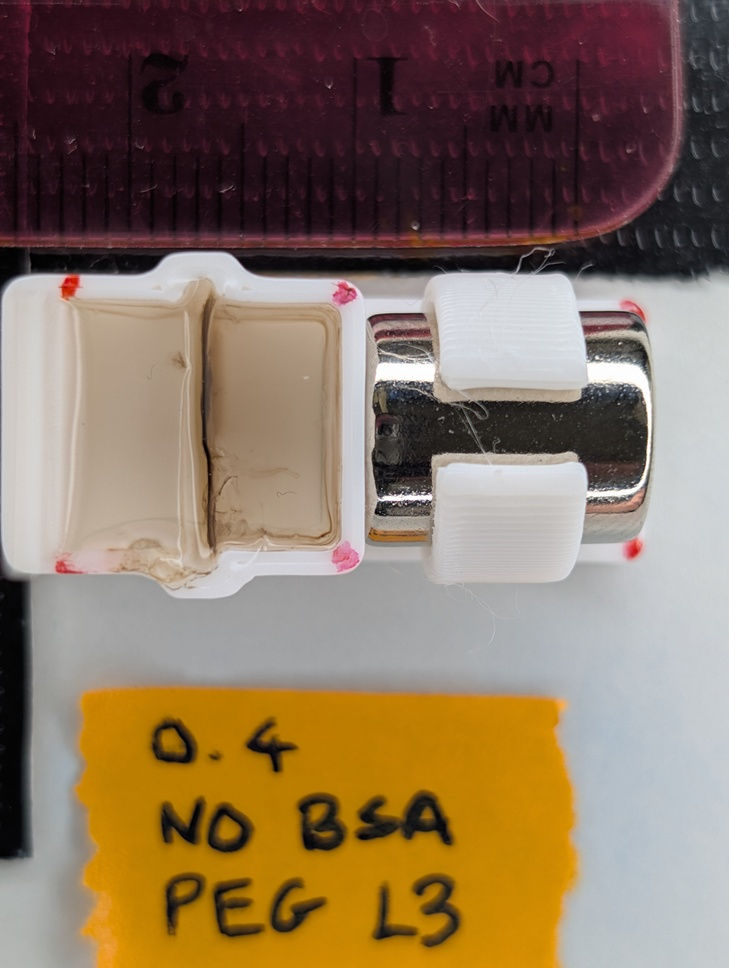
#> input picture 23rd August (6 Hours, Center 0.4, Non-BSA, PEG vs COOH, Large vs Small, N=2 Controls)/0.5 hrs/PXL_20260825_190300770.jpg, 729 x 968 px, shrunk from 6144 x 8160 before the run
$ python -i warp_all.py   (imports and definitions only)
#> lines starting #> are read from the running program, lines starting #| are printed output that depends on the picture; after the words box and inside, x2 and y2 are one past the last pixel; in counts of white or black regions, pixels touching at a corner belong together
#> further down, picture is the input picture: shape (968, 729, 3); mean B, G, R 95.8, 116.8, 137.6
"""Final rectification: two-pass warp of every frame to a canonical 480x480 well,
orientation-normalized so the magnet/tab side is on the RIGHT.

Inputs: prep/frames/NNNN.jpg + rects.json (validated well minAreaRects).
Outputs: prep/warped/NNNN.jpg + warp_report.csv (rotation applied, refine status).
"""

import json
import sys
from pathlib import Path

import cv2
import numpy as np
import pandas as pd

WARP = 480
MARGIN = 70  # px margin around the well in the intermediate canvas


# [7 lines left out: function order_corners, not called in this run]


def red_tab_boxes(img):
    """Red components with white surroundings (tally marks / C), as in preprocess."""
    hsv = cv2.cvtColor(img, cv2.COLOR_BGR2HSV)
#> hsv: shape (968, 729, 3); mean H, S, V 79.8, 96.4, 139.7
    h, s, v = hsv[..., 0], hsv[..., 1], hsv[..., 2]
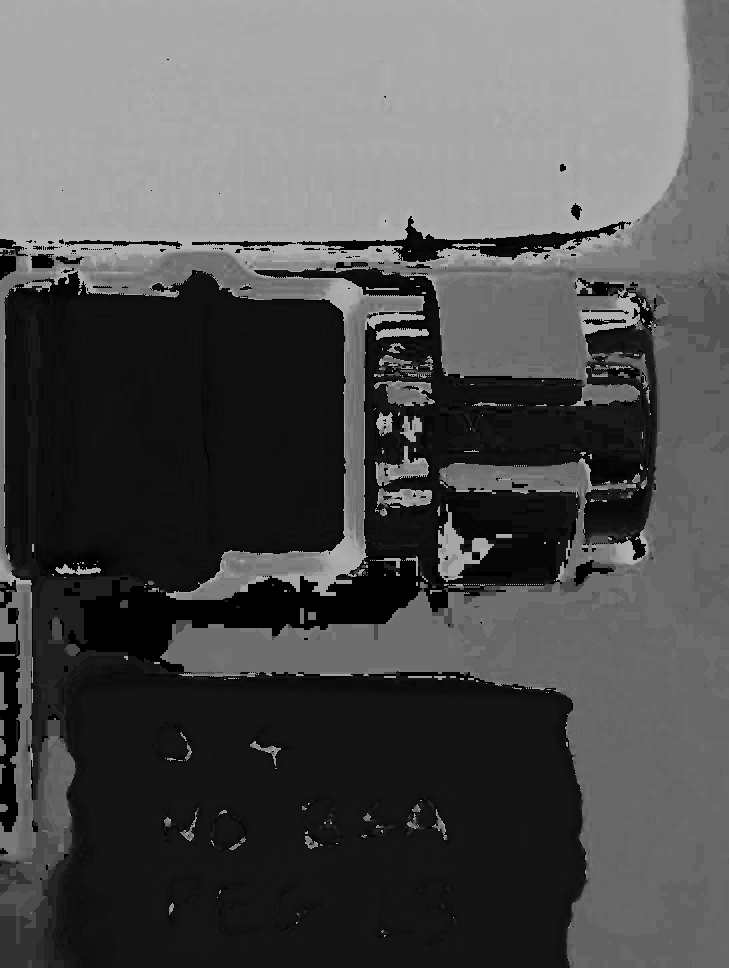
#> h: shape (968, 729); min 0, max 179, mean 79.8
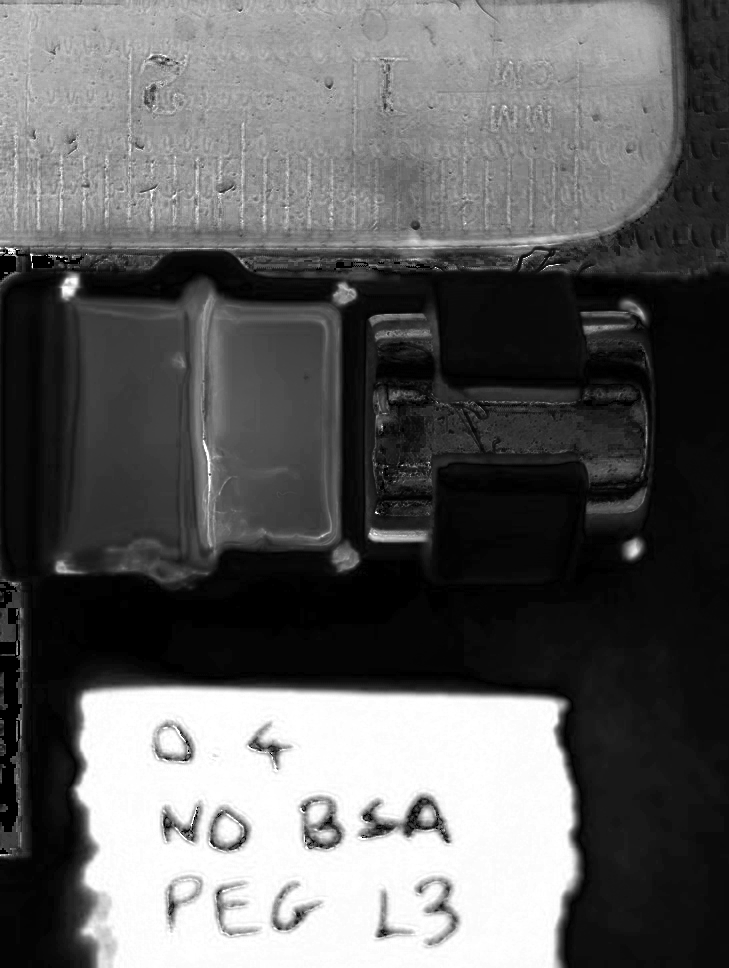
#> s: shape (968, 729); min 0, max 255, mean 96.4
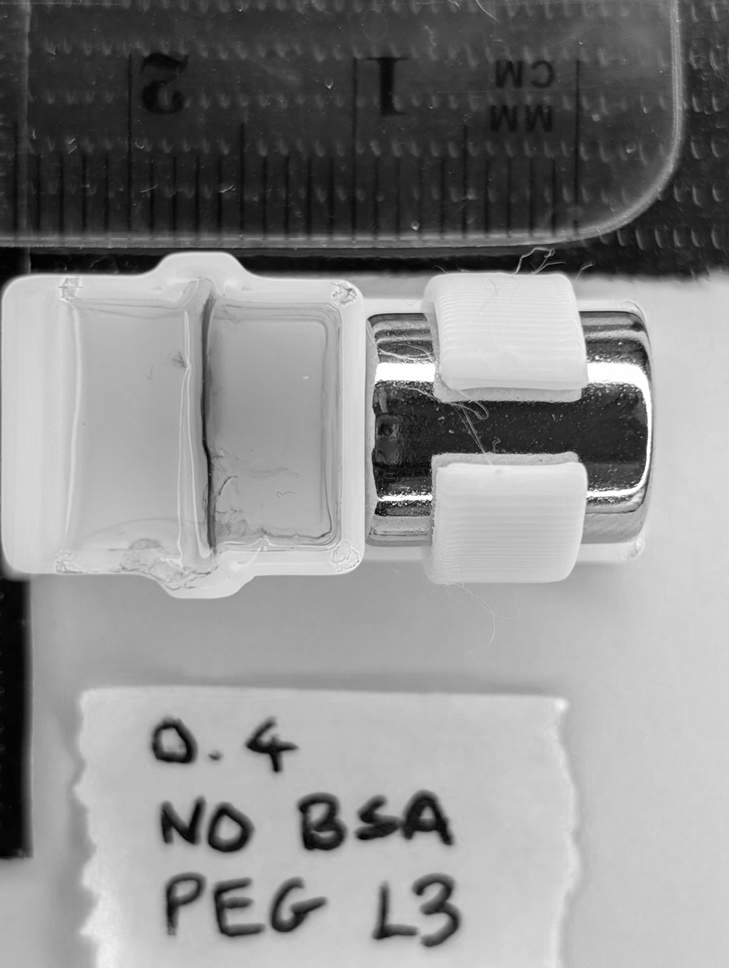
#> v: shape (968, 729); min 0, max 255, mean 139.7
    red = (((h < 10) | (h > 170)) & (s > 70) & (v > 60)).astype(np.uint8)
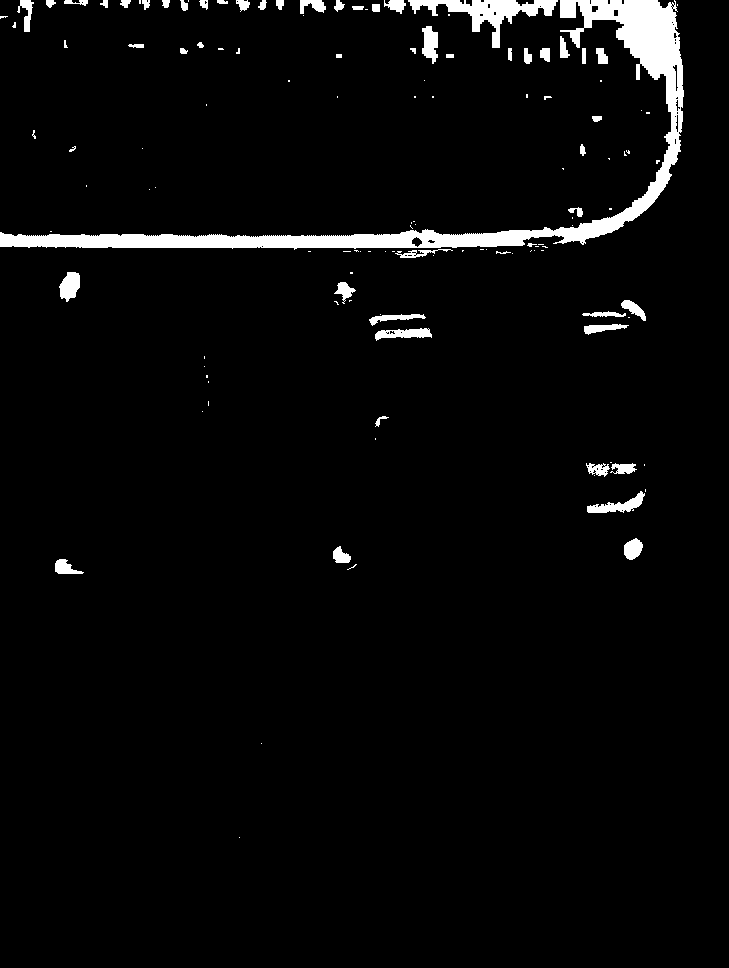
#> red: shape (968, 729); values 0 (black) and 1 (white), 3.5% white; 131 white regions (76 under 20 px), largest, box (x1, y1, x2, y2) and area: (0, 0, 684, 250) 15396, (408, 0, 558, 48) 2194, (587, 491, 645, 513) 516
    red = cv2.morphologyEx(red, cv2.MORPH_CLOSE, np.ones((9, 9), np.uint8))
#> red: shape (968, 729); values 0 (black) and 1 (white), 4.1% white; 65 white regions (29 under 20 px), largest, box (x1, y1, x2, y2) and area: (0, 0, 684, 258) 21519, (582, 300, 646, 335) 1049, (369, 314, 432, 341) 841
    n, labels, stats, _ = cv2.connectedComponentsWithStats(red, 8)
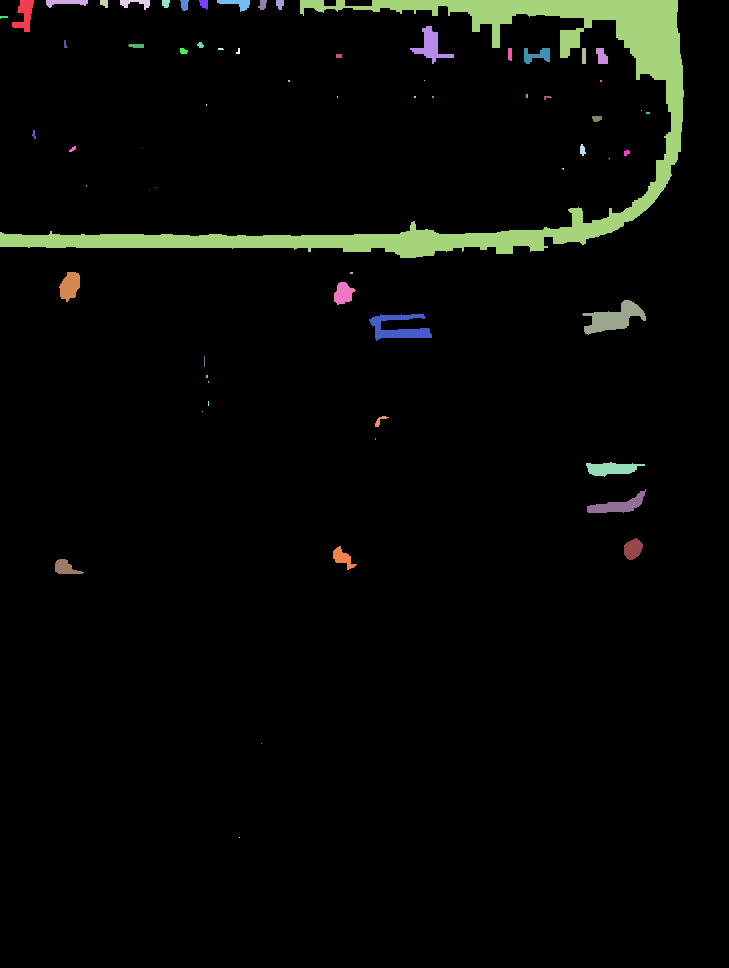
#> labels: shape (968, 729) int32; 66 distinct labels, from 0 to 65; one colour per label, 0 black
#> n = 66; stats = 66 rows, first 6: [0, 0, 729, 968, 676665], [12, 0, 22, 32, 376], [46, 0, 42, 8, 195], [100, 0, 8, 8, 51], [120, 0, 30, 10, 150], [162, 0, 8, 8, 54]
    boxes = []
    for i in range(1, n):
        x, y, w, hgt, area = stats[i]
        if area < 40 or area > 20000:
            continue
        comp = (labels == i).astype(np.uint8)
        ring = cv2.dilate(comp, np.ones((25, 25), np.uint8)) - cv2.dilate(
            comp, np.ones((7, 7), np.uint8)
        )
        ring_px = hsv[ring.astype(bool)]
        if len(ring_px) == 0:
            continue
        ring_h = np.median(ring_px[:, 0])
        ring_s = np.median(ring_px[:, 1])
        ring_v = np.median(ring_px[:, 2])
        # white plastic ring: low saturation, bright, and NOT the pale-green sticker
        if ring_s < 45 and ring_v > 140 and not (35 <= ring_h <= 95 and ring_s > 20):
            boxes.append((x + w / 2, y + hgt / 2, area))
#> this loop made 65 passes
#> (x, y, w, hgt, area, ring_h, ring_s, ring_v) on passes 1, 2, 3, 4, 5, 6, 7, 8, 9, 10, 13, 16: (12, 0, 22, 32, 376, 170, 178, 48), (46, 0, 42, 8, 195, 170, 177, 44), (100, 0, 8, 8, 51, 170, 174, 45), (120, 0, 30, 10, 150, 170, 174, 45), (162, 0, 8, 8, 54, 170, 174, 47), (180, 0, 9, 11, 74, 170, 170, 49), (199, 0, 9, 10, 65, 170, 174, 48), (217, 0, 33, 12, 190, 170, 170, 48), (258, 0, 9, 10, 64, 170, 170, 48), (276, 0, 8, 10, 63, 170, 166, 50), (410, 26, 44, 38, 569, 170, 163, 65), (128, 44, 16, 4, 57, 170, 170, 49)
#> (x, y, w, hgt, area) on passes 11, 14, 15, 17, 24, 37: (0, 0, 684, 258, 21519), (64, 40, 4, 8, 20), (197, 42, 7, 6, 29), (180, 48, 8, 6, 38), (336, 54, 6, 4, 24), (32, 130, 4, 9, 21)
#> pass 2, in red_tab_boxes, `ring = cv2.dilate(comp, np.ones((25, 25), np.uint8)) - cv2.dilate( com..`:
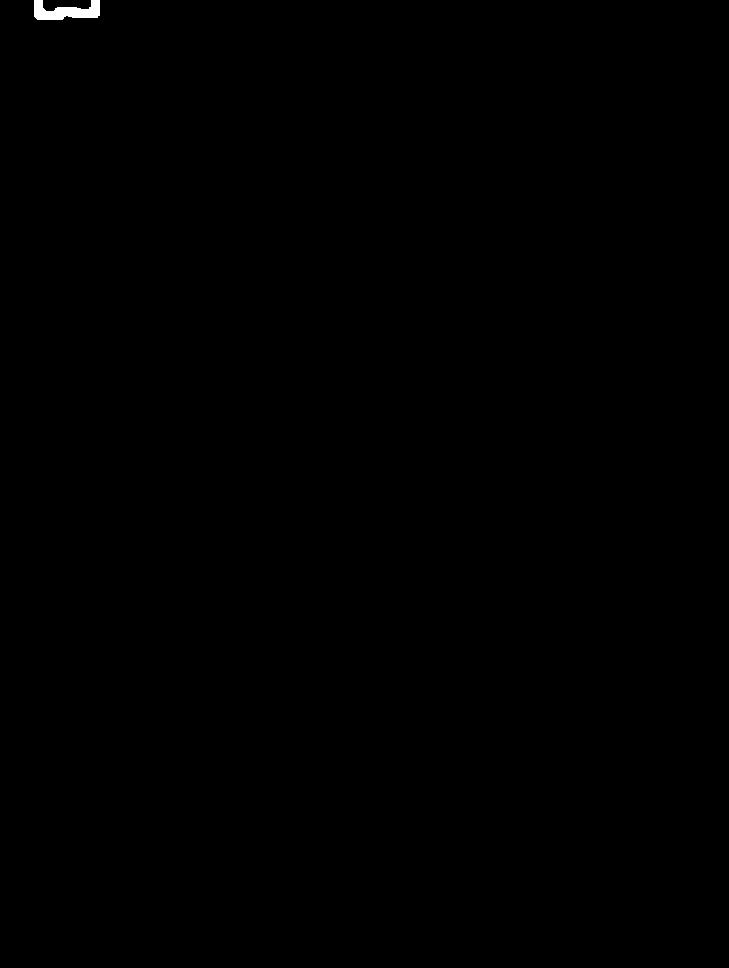
#> ring: shape (968, 729); values 0 (black) and 1 (white), 0.12% white; 1 white region, box (x1, y1, x2, y2) and area: (34, 0, 100, 20) 828
#> after the loop: comp: shape (968, 729); values 0 (black) and 1 (white), 0.04% white; 1 white region, box (x1, y1, x2, y2) and area: (55, 559, 84, 574) 258
#> after the loop, boxes = [(69.5, 287, 444), (345, 293.5, 331), (614, 317.5, 1049), (400.5, 327.5, 841), (616.5, 501, 575), (633.5, 549, 301), (345, 558, 252), (69.5, 566.5, 258)]
    return boxes


# [87 lines left out: functions refine_quad, process, not called in this run]


# [11 lines not run here, left out]

>>> import cv2
>>> picture = cv2.imread('../23rd August (6 Hours, Center 0.4, Non-BSA, PEG vs COOH, Large vs Small, N=2 Controls)/0.5 hrs/PXL_20260825_190300770.jpg')
>>> result = red_tab_boxes(picture)
#> result has the same summary as boxes in red_tab_boxes

$ run again, on 23rd August (6 Hours, Center 0.4, Non-BSA, PEG vs COOH, Large vs Small, N=2 Controls)/0.5 hrs/PXL_20260825_190539214.jpg
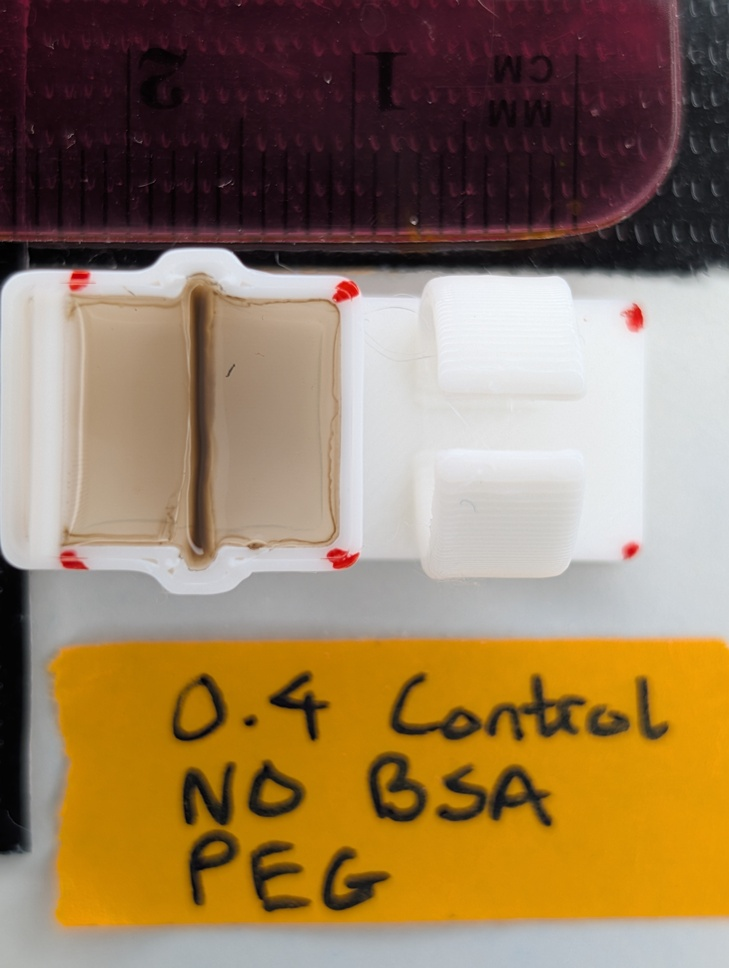
#> input picture 23rd August (6 Hours, Center 0.4, Non-BSA, PEG vs COOH, Large vs Small, N=2 Controls)/0.5 hrs/PXL_20260825_190539214.jpg, 729 x 968 px, shrunk from 6144 x 8160 before the run
#> picture is the input picture: shape (968, 729, 3); mean B, G, R 90.6, 122.3, 147.7
#> hsv: shape (968, 729, 3); mean H, S, V 74.2, 112, 149.1
#> in red_tab_boxes, `red = (((h < 10) | (h > 170)) & (s > 70) & (v > 60)).astype(np.uint8)`:
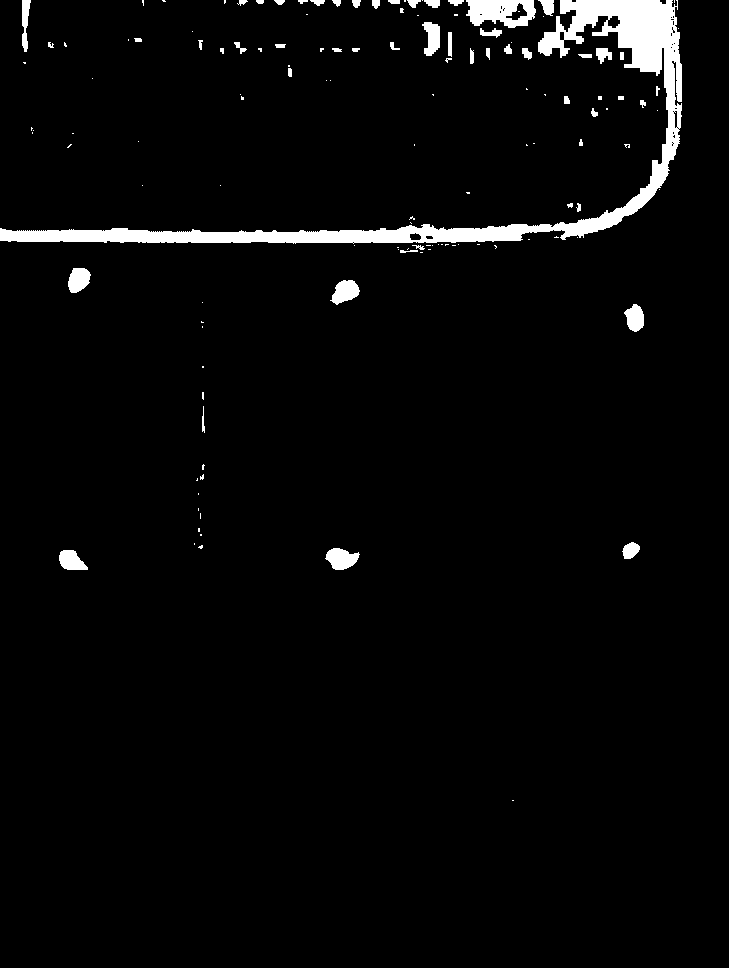
#> red: shape (968, 729); values 0 (black) and 1 (white), 3.2% white; 136 white regions (83 under 20 px), largest, box (x1, y1, x2, y2) and area: (0, 0, 682, 244) 15829, (466, 0, 536, 28) 1397, (325, 548, 360, 570) 514
#> in red_tab_boxes, `n, labels, stats, _ = cv2.connectedComponentsWithStats(red, 8)`:
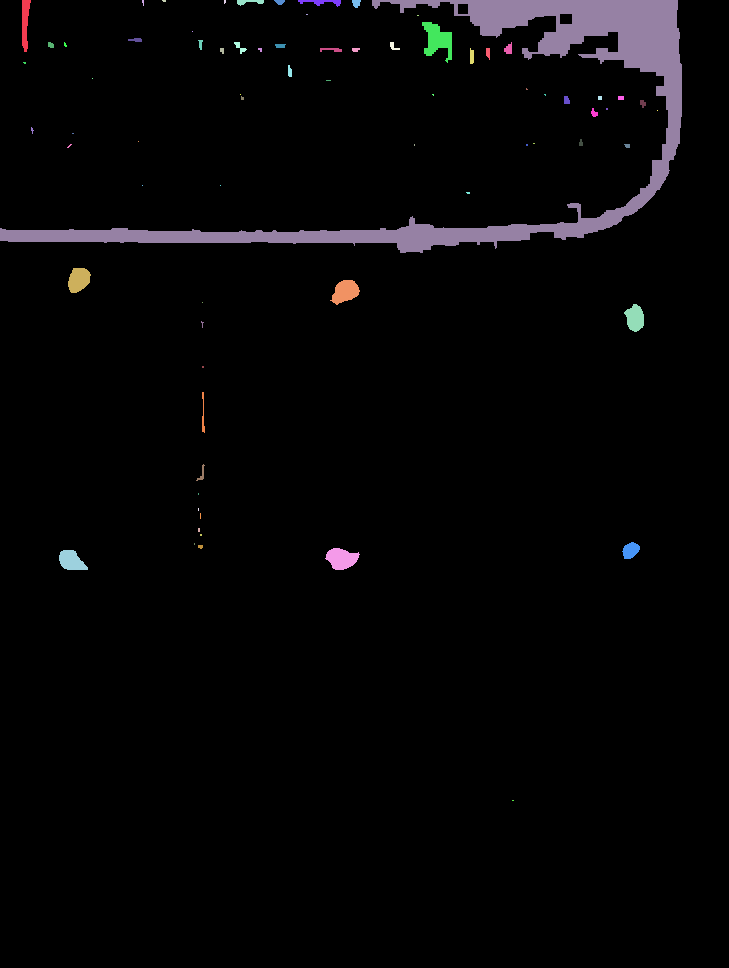
#> labels: shape (968, 729) int32; 75 distinct labels, from 0 to 74; one colour per label, 0 black
#> n = 75; stats = 75 rows, first 6: [0, 0, 729, 968, 679515], [22, 0, 9, 52, 312], [142, 0, 2, 6, 9], [162, 0, 4, 2, 7], [224, 0, 2, 4, 7], [237, 0, 27, 6, 90]
#> the loop in red_tab_boxes, `for i in range(1, n):` made 74 passes
#> (x, y, w, hgt, area, ring_h, ring_s, ring_v) on passes 1, 5, 7, 8, 12, 14, 18, 19: (22, 0, 9, 52, 312, 170, 181, 43), (237, 0, 27, 6, 90, 168, 170, 41), (298, 0, 43, 7, 143, 170, 168, 50), (352, 0, 9, 8, 54, 170, 162, 52), (422, 22, 30, 41, 670, 170, 165, 61), (128, 38, 14, 4, 42, 170, 174, 44), (234, 42, 13, 12, 57, 170, 164, 50), (390, 42, 10, 8, 40, 170, 164, 55)
#> after the loop in red_tab_boxes, `for i in range(1, n):`: boxes = [(79.5, 280.5, 434), (345, 292.5, 479), (634, 318, 392), (631, 550.5, 214), (342.5, 559, 519), (73.5, 560, 412)]
#> result has the same summary as boxes in red_tab_boxes
